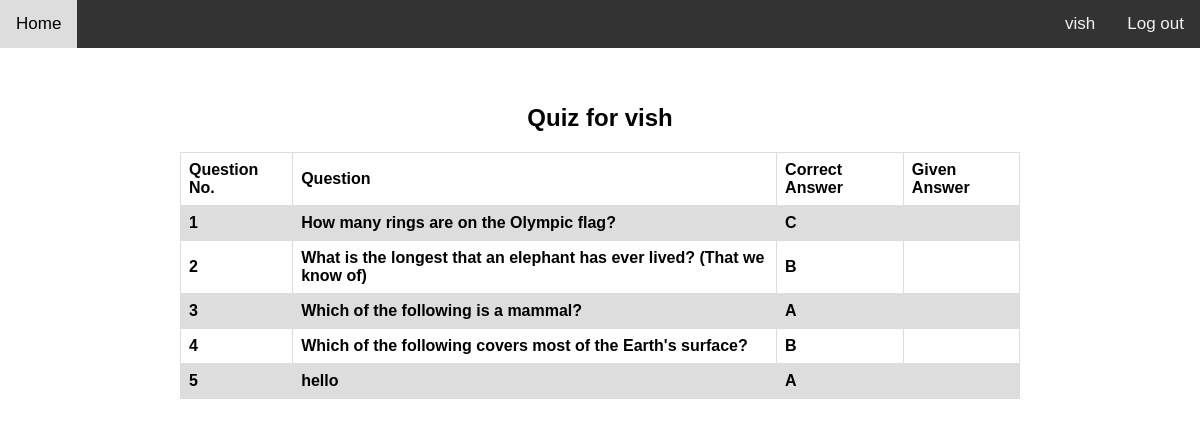
/result (signed in), run on an earlier commit of the app's database.
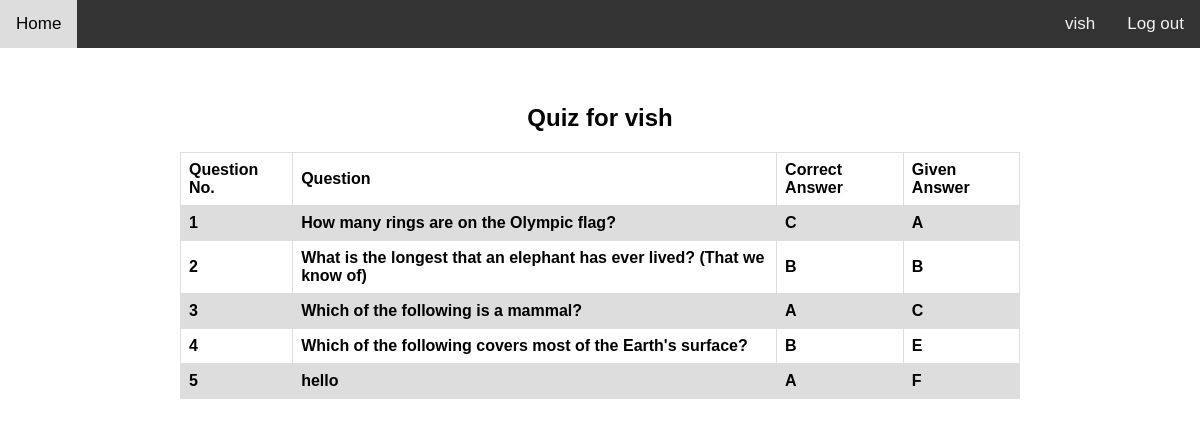
And on a later commit of the database.
### QuizUser/models.py (models this page shows, shortened)
class quiz_que(models.Model):
	qno = models.AutoField(auto_created=True, primary_key=True)
	question = models.TextField(max_length=200)
	A = models.CharField(max_length=50)
	B = models.CharField(max_length=50)
	C = models.CharField(max_length=50)
	D = models.CharField(max_length=50)
	ans = models.CharField(max_length=1)
	gans = models.CharField(max_length=1, blank= True)

### QuizUser/views.py (the view)
# urls.py: path('result', views.result, name='result'),
def result(request):
    question = quiz_que.objects.all()
    return render(request, 'QuizUser/result.html', {'question':question})

### QuizUser/templates/QuizUser/result.html (shortened to what this page needs)
{% extends 'base.html' %}
{% block content %}
{% if user.is_authenticated %}
</head>
<body>
<h2>Quiz for <b>{{ user.username }}<b></h2>
<table>
	<tr>
		<th> Question No.</th>
		<th> Question </th>
		<th> Correct Answer </th>
		<th> Given Answer</th>
	</tr>
	{% for question in question %}
	<tr>
		<th> {{ question.qno }}</th>
		<th> {{ question.question }} </th>
		<th> {{ question.ans }}</th>
		<th> {{ question.gans }}</th>
	</tr>
	{% endfor %}
</table>
</body>
{% endif %}
{% endblock %}

### templates/base.html (shortened to what this page needs)
<!DOCTYPE html>
<body xmlns="http://www.w3.org/1999/html">
<head>
</head>
<body>
<div class="topnav">
  <a href="{% url 'home' %}">Home</a>
  <div class="topnav-right">
    {% if user.is_authenticated %}
      <a> {{ user.username }}</a>
      <a href="{% url 'logout' %}">Log out</a>
    {% else %}
      <a href="{% url 'login' %}">Log in</a>
      <a href="{% url 'register' %}">Register</a>
    {% endif %}
  </div>
</div>
<div>
<br><br>
<center>
{% block content %}
{% endblock %}
</div>
</body>
</html>

### templates/base.html (style rules this page uses)
body { margin: 0; font-family: Arial, Helvetica, sans-serif; }
.topnav { position: relative; overflow: hidden; background-color: #333; }
.topnav a { float: left; color: #f2f2f2; text-align: center; padding: 14px 16px; text-decoration: none; font-size: 17px; }
.topnav-right { float: right; }

### QuizUser/templates/QuizUser/result.html (style rules this page uses)
table { font-family: arial, sans-serif; border-collapse: collapse; width: 70%; }
td, th { border: 1px solid #dddddd; text-align: left; padding: 8px; }
tr:nth-child(even) { background-color: #dddddd; }

What changed in the data, as far as the page shows it:
changed quiz_que "How many rings are on the Olympic flag?": gans (not shown) → "A"
changed quiz_que "What is the longest that an elephant has ever lived? (That we know of)": gans (not shown) → "B"
changed quiz_que "Which of the following is a mammal?": gans (not shown) → "C"
changed quiz_que "Which of the following covers most of the Earth's surface?": gans (not shown) → "E"
changed quiz_que "hello": gans (not shown) → "F"
